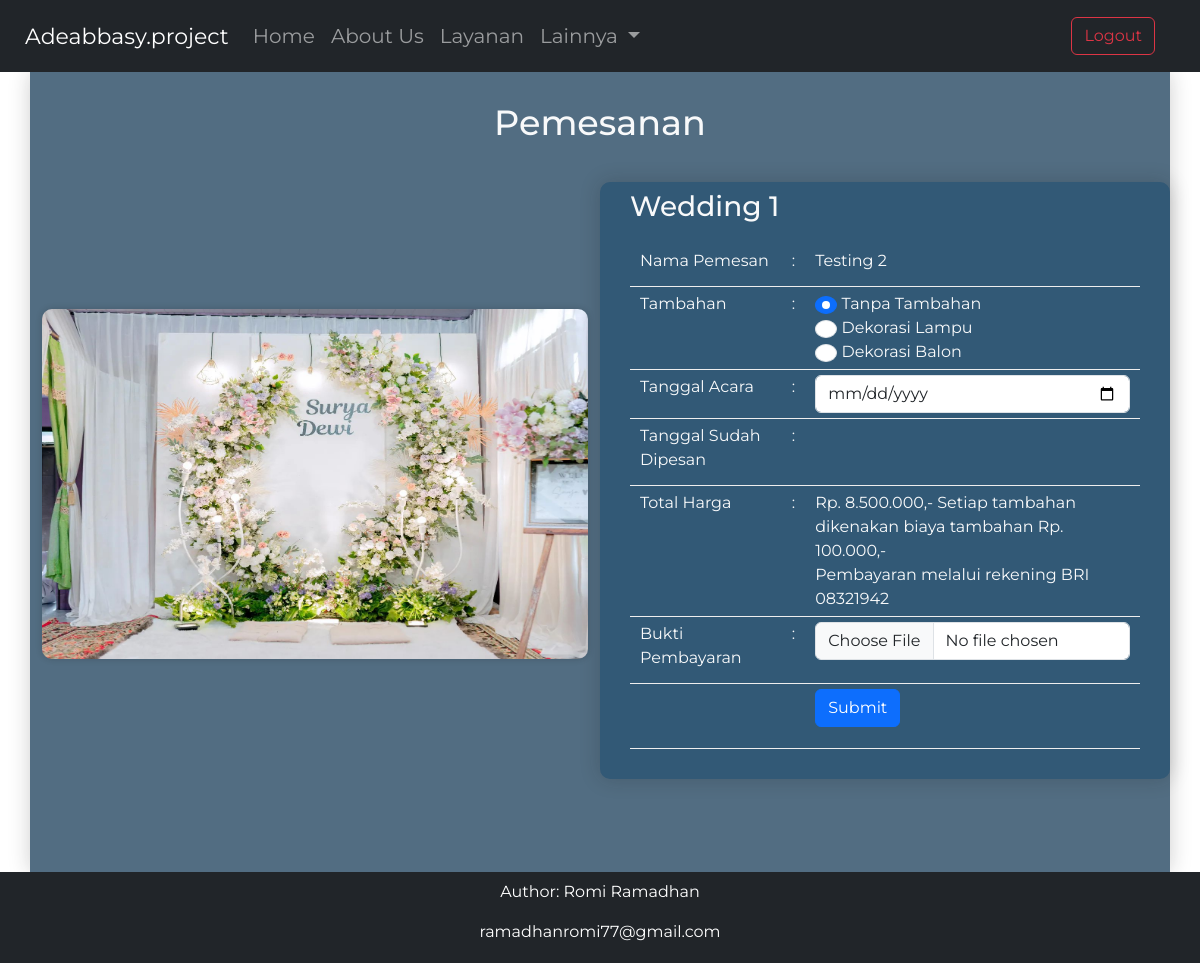
The page /pesan.php?idc=3&idpkt=1 (signed in) on the database its author committed.
### tables this page shows
CREATE TABLE `paket_layanan` (
  `idpaket` int(10) UNSIGNED NOT NULL,
  `nama_paket` varchar(45) DEFAULT NULL,
  `deskripsi_paket` varchar(200) DEFAULT NULL,
  `harga_paket` int(10) UNSIGNED DEFAULT NULL,
  `gambar_paket` varchar(200) DEFAULT NULL
);

CREATE TABLE `customer` (
  `idcustomer` int(10) UNSIGNED NOT NULL,
  `nama_cust` varchar(200) DEFAULT NULL,
  `alamat_cust` varchar(450) DEFAULT NULL,
  `no_hp` varchar(15) DEFAULT NULL,
  `email` varchar(200) DEFAULT NULL,
  `pass` varchar(50) DEFAULT NULL
);

CREATE TABLE `tambahan` (
  `idtambahan` int(10) UNSIGNED NOT NULL,
  `nama_tambahan` varchar(150) NOT NULL,
  `deskripsi_tambahan` varchar(250) NOT NULL,
  `harga_tambahan` int(10) UNSIGNED NOT NULL
);

### admin/function.php (called while the page is built, shortened)
<?php
    $conn = mysqli_connect('localhost','root','','dbadeabbasy');
    function query($query){
        global $conn;
        $result = mysqli_query($conn, $query);
        $rows = [];
        while ($row = mysqli_fetch_assoc($result)){
            $rows[] = $row;
        }
        return $rows;
    }
?>

### pesan.php (the view, shortened to what this page needs)
<?php
    require("admin/function.php");
    $idc = $_GET["idc"];
    $idpkt = $_GET["idpkt"];
    $cust = query("SELECT * FROM customer WHERE idcustomer = $idc;")[0];
    $pkt = query("SELECT * FROM paket_layanan WHERE idpaket = $idpkt;")[0];
    $wedding = query('SELECT * FROM paket_layanan WHERE nama_paket LIKE "Wedding%";');
?>
<!DOCTYPE html>
<html lang="en">
    <head>
        <link rel="stylesheet" href="https://cdnjs.cloudflare.com/ajax/libs/bootstrap/5.3.0/css/bootstrap.min.css">
        <link rel="stylesheet" href="https://cdnjs.cloudflare.com/ajax/libs/font-awesome/6.0.0-beta3/css/all.min.css">
        <link href="https://cdn.jsdelivr.net/npm/bootstrap@5.3.0-alpha1/dist/css/bootstrap.min.css" rel="stylesheet">
    </head>
    <body style="background: white;">
        <nav class="navbar navbar-expand-lg navbar-dark bg-dark text-light sticky-top atas">
            <div class="container-fluid" style="font-size: 20px;">
                <a class="navbar-brand" href="indexlog.php?idc=<?= $idc?>" style="font-size: 22px;">Adeabbasy.project</a>
                <div class="collapse navbar-collapse" id="navbarScroll">
                    <ul class="navbar-nav me-auto my-2 my-lg-0 navbar-nav-scroll" style="--bs-scroll-height: 100px;">
                        <li class="nav-item">
                            <a class="nav-link" aria-current="page" href="indexlog.php?idc=<?= $idc?>">Home</a>
                        </li>
                        <li class="nav-item">
                            <a class="nav-link" href="indexlog.php?idc=<?= $idc?>#about">About Us</a>
                        </li>
                        <li class="nav-item">
                            <a class="nav-link" href="indexlog.php?idc=<?= $idc?>#layanan">Layanan</a>
                        </li>
                        <li class="nav-item dropdown">
                            <a class="nav-link dropdown-toggle" href="#" role="button" data-bs-toggle="dropdown" aria-expanded="false">
                                Lainnya
                            </a>
                        </li>
                    </ul>
                    <div class='d-flex' role='search'>
                        <a href='logout.php'><button class='btn btn-outline-danger' style='margin-right: 20px;'>Logout</button></a>
                    </div>
                </div>
            </div>
        </nav>
        <div id="home" class="text-center text-light justify-content-between container" style="height: 100vh; background: #526D82; box-shadow: 0 0 20px 0 rgba(29, 29, 29, 0.21);">
            <div class="row align-items-center mb-5">
                <h2 class="judul">Pemesanan</h2>
                <div class="col-md-6 mt-2 pt-2">
                    <img class="gambar" src="assets/<?= $pkt['gambar_paket']; ?>" alt="error">
                </div>
                <div class="col-md-6 mt-2 pt-2 align-items-left form-container">
                    <form action="" method="post" enctype="multipart/form-data">
                        <h3><?= $pkt["nama_paket"]; ?></h3>
                        <table>
                            <tr>
                                <td><label for="namacust" class="form-label">Nama Pemesan</label></td>
                                <td>:</td>
                                <td><?= $cust["nama_cust"]; ?></td>
                            </tr>
                            <tr>
                                <td>Tambahan</td>
                                <td>:</td>
                                <td>
                                    <?php
                                    $tanpa = query('SELECT * FROM tambahan WHERE idtambahan = 6 ')[0];
                                    echo "<input class='form-check-input' type='radio' name='tambahan' id='$tanpa[nama_tambahan]' value='$tanpa[idtambahan]' checked>  <label for='$tanpa[nama_tambahan]'>$tanpa[nama_tambahan]</label><br>";
                                    $tambahan = 'SELECT * FROM tambahan WHERE NOT idtambahan = 6 ';
                                    $retvalt = mysqli_query($conn, $tambahan);
                                    while ($row = mysqli_fetch_array($retvalt)) {
                                        echo "<input class='form-check-input' type='radio' name='tambahan' id='$row[nama_tambahan]' value='$row[idtambahan]'>  <label for='$row[nama_tambahan]'>$row[nama_tambahan]</label><br>";
                                    } ?>
                                </td>
                            </tr>
                            <tr>
                                <td><label for="tgla" class="form-label">Tanggal Acara</label></td>
                                <td>:</td>
                                <td>
                                    <input class="form-control" type="date" id="tgla" name="tgla" min="<?= date('Y-m-d'); ?>" required>
                                </td>
                            </tr>
                            <tr>
                                <td><label for="tgla" class="form-label">Tanggal Sudah Dipesan</label></td>
                                <td>:</td>
                                <td>
                                </td>
                            </tr>
                            <tr>
                                <td><label for="tot" class="form-label">Total Harga</label></td>
                                <td>:</td>
                                <td>Rp. <?php
                                        $jml = 0;
                                        $x1 = str_split(strval($pkt['harga_paket']));
                                        foreach ($x1 as $xl) {
                                            $jml2 = $jml + 2;
                                            if ($jml2 % 3 == 0) {
                                                echo '.';
                                            }
                                            echo $x1[$jml];
                                            $jml++;
                                        }
                                        ?>,- Setiap tambahan dikenakan biaya tambahan Rp. 100.000,-<br>Pembayaran melalui rekening BRI 08321942
                                </td>
                            </tr>
                            <tr>
                                <td><label for="gambar" class="form-label">Bukti Pembayaran</label></td>
                                <td>:</td>
                                <td><input class="form-control" type="file" id="gambar" name="gambar"></td>
                            </tr>
                            <tr>
                                <td></td>
                                <td></td>
                                <td><Input type="submit" class="btn btn-primary mb-3" name="submit"></td>
                            </tr>
                        </table>
                    </form>
                </div>
            </div>
        </div>
        <footer>
            <div class="foot1">
                <p>Author: Romi Ramadhan</p>
                <p>ramadhanromi77@gmail.com</p>
            </div>
        </footer>
    </body>
</html>

### pesan.php (style rules this page uses)
body { font-family: 'Montserrat', sans-serif; background: #f8f8f8; }
h2 { font-size: 35px; }
.atas { padding: 13px; }
footer { text-align: center; padding: 3px 0; background-color: #212529; color: white; }
input { padding: 8px 10px; border-radius: 10px; border: none; outline: none; }
.form-container { max-width: 600px; margin: 0 auto; padding: 30px; text-align: left; background-color: #325976; box-shadow: 0 0 20px rgba(29, 29, 29, 0.21); border-radius: 10px; }
.gambar { width: 100%; height: 350px; border-radius: 10px; box-shadow: 0 0 6px 0 rgba(29, 29, 29, 0.21); }
.form-container h3 { margin-bottom: 20px; }
.form-container table { display: flex; width: 100%; }
.form-container td { vertical-align: top; padding: 5px 10px; text-align: left; border-bottom: 1px solid #eee; }
.form-container form { gap: 9px; flex-direction: column; }
.judul { margin: 30px 0; }
.foot1 { padding-top: 5px; }

### rows shown on the page
paket_layanan: gambar_paket (picture), nama_paket "Wedding 1", harga_paket "8", harga_paket "5", harga_paket.harga_tambahan "0"
customer: nama_cust "Testing 2"
tambahan: nama_tambahan "Tanpa Tambahan"
tambahan: nama_tambahan "Dekorasi Lampu"
tambahan: nama_tambahan "Dekorasi Balon"
